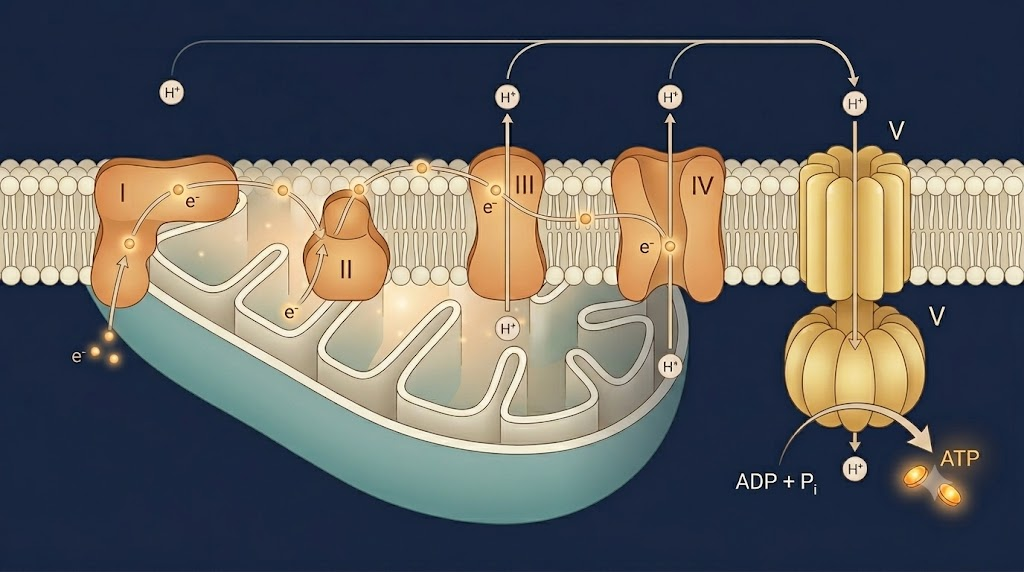
#> input picture VISUAL-LIBRARY/A high-resolution scientific illustration of a mitochondrion cross-section showing inner membrane cristae structure and ATP productio.jpg, 1024 x 572 px; its folder holds only this picture in this run
$ python make_visual_library_sheet_to_output.py
#> lines starting #> are read from the running program, lines starting #| are printed output that depends on the picture
from pathlib import Path
import math

from PIL import Image, ImageOps, ImageDraw, ImageFont


def main() -> None:
    folder = Path(r"D:\CODEX\LAUCH VERSION\VISUAL-LIBRARY")
    files = sorted([p for p in folder.iterdir() if p.is_file()])

    thumb_w, thumb_h = 320, 220
    label_h = 42
    cols = 4
    rows = math.ceil(len(files) / cols)
    pad = 18

    sheet_w = cols * thumb_w + (cols + 1) * pad
    sheet_h = rows * (thumb_h + label_h) + (rows + 1) * pad
    sheet = Image.new("RGB", (sheet_w, sheet_h), "white")
#> sheet: PIL image 1370x298 RGB; every value is 255
    draw = ImageDraw.Draw(sheet)
    font = ImageFont.load_default()

    for idx, path in enumerate(files):
        try:
            img = Image.open(path).convert("RGB")
#> img is the input picture: PIL image 1024x572 RGB; mean R, G, B 98.2, 97.8, 96.8
        except Exception:
            continue

        thumb = ImageOps.contain(img, (thumb_w, thumb_h))
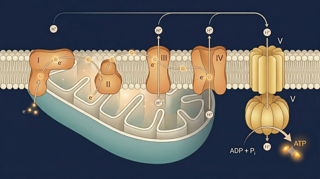
#> thumb: PIL image 320x179 RGB; mean R, G, B 98.2, 97.8, 96.7
        cell_x = pad + (idx % cols) * (thumb_w + pad)
        cell_y = pad + (idx // cols) * (thumb_h + label_h + pad)
        x = cell_x + (thumb_w - thumb.width) // 2
#> x = 18
        y = cell_y + (thumb_h - thumb.height) // 2
#> y = 38
        sheet.paste(thumb, (x, y))
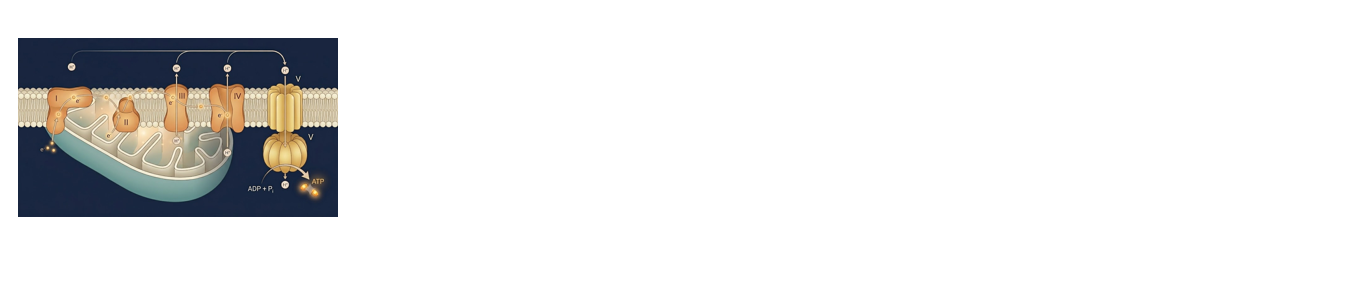
#> sheet: PIL image 1370x298 RGB; mean R, G, B 233, 232.9, 232.8
        draw.rectangle(
            [cell_x, cell_y, cell_x + thumb_w, cell_y + thumb_h + label_h],
            outline="gray",
            width=1,
        )
        label = path.name
        if len(label) > 32:
            label = label[:29] + "..."
        draw.text((cell_x + 4, cell_y + thumb_h + 4), label, fill="black", font=font)

    out_dir = Path(r"D:\CODEX\LAUCH VERSION\output")
    out_dir.mkdir(parents=True, exist_ok=True)
    out = out_dir / "visual-library-contact-sheet.jpg"
    sheet.save(out, quality=92)
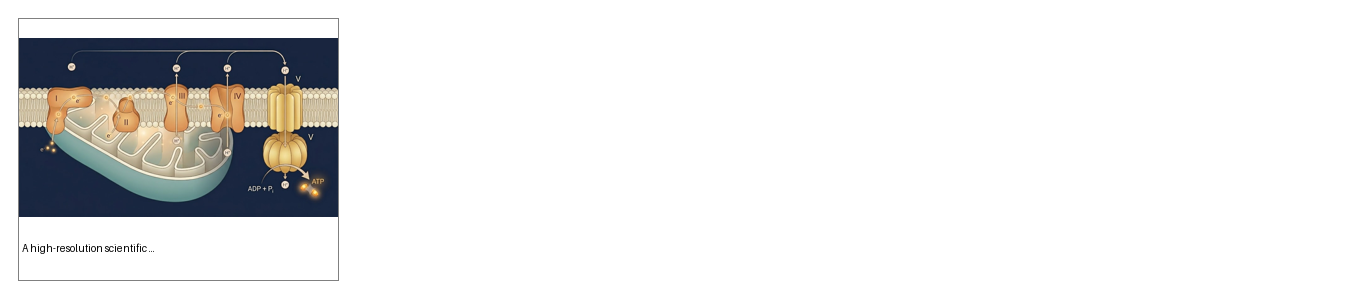
#> saved as visual-library-contact-sheet.jpg: PIL image 1370x298 RGB; mean R, G, B 232.5, 232.5, 232.3
    print(out)


if __name__ == "__main__":
    main()

$ run again, on VISUAL-LIBRARY/Sleep Hero.webp
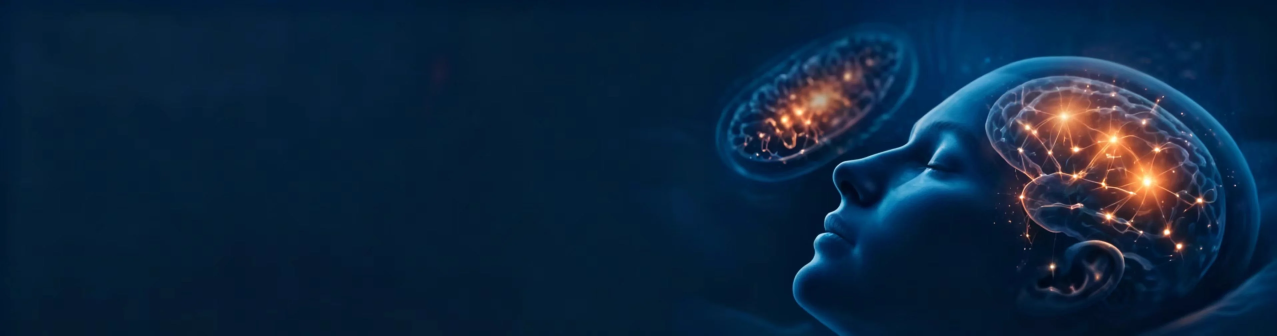
#> input picture VISUAL-LIBRARY/Sleep Hero.webp, 3831 x 1007 px (shown at 1/3 size)
#> in main, img is the input picture: PIL image 3831x1007 RGB; mean R, G, B 13.3, 37.7, 63.1
#> in main, `thumb = ImageOps.contain(img, (thumb_w, thumb_h))`:
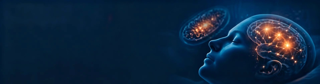
#> thumb: PIL image 320x84 RGB; mean R, G, B 13.3, 37.7, 63.1
#> in main, `sheet.save(out, quality=92)`:
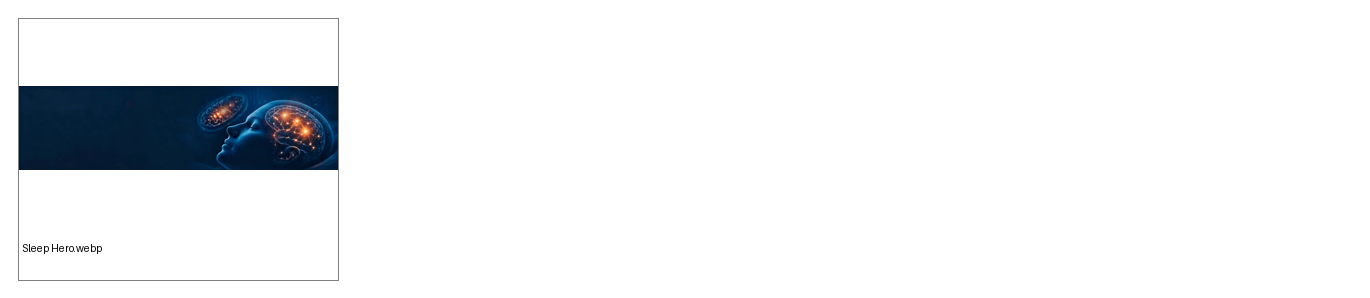
#> saved as visual-library-contact-sheet.jpg: PIL image 1370x298 RGB; mean R, G, B 238.7, 240.3, 241.9

$ run again, on VISUAL-LIBRARY/THE SCIENCE OF SLEEP YOUR BODY'S ENERGY FACTORY.jpg
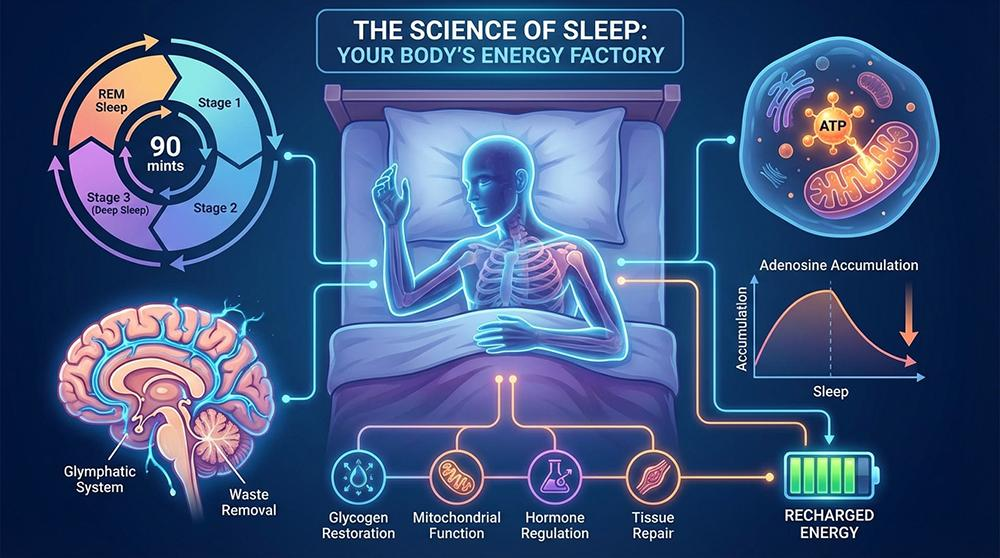
#> input picture VISUAL-LIBRARY/THE SCIENCE OF SLEEP YOUR BODY'S ENERGY FACTORY.jpg, 1000 x 558 px
#> in main, img is the input picture: PIL image 1000x558 RGB; mean R, G, B 59.2, 82, 123.8
#> in main, `thumb = ImageOps.contain(img, (thumb_w, thumb_h))`:
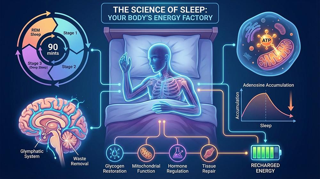
#> thumb: PIL image 320x179 RGB; mean R, G, B 59.2, 81.9, 123.8
#> in main, `sheet.save(out, quality=92)`:
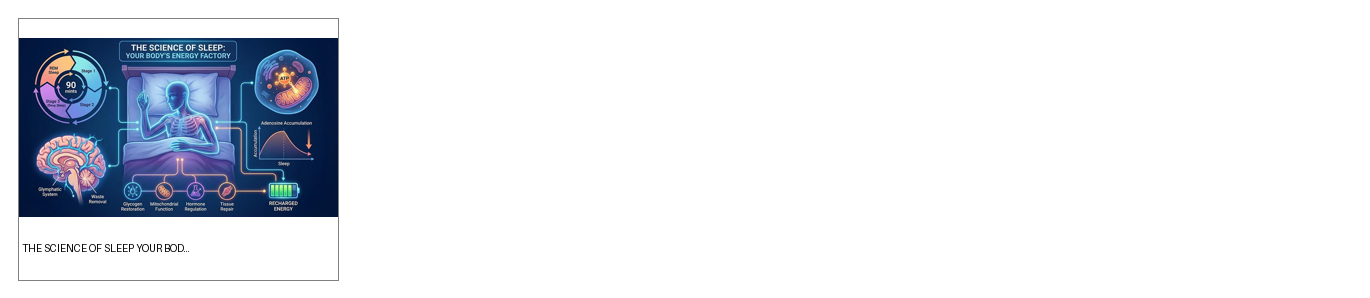
#> saved as visual-library-contact-sheet.jpg: PIL image 1370x298 RGB; mean R, G, B 227, 230.2, 236.1

$ run again, on VISUAL-LIBRARY/A scientific illustration showing three interconnected aspects of mitochondrial function.jpg
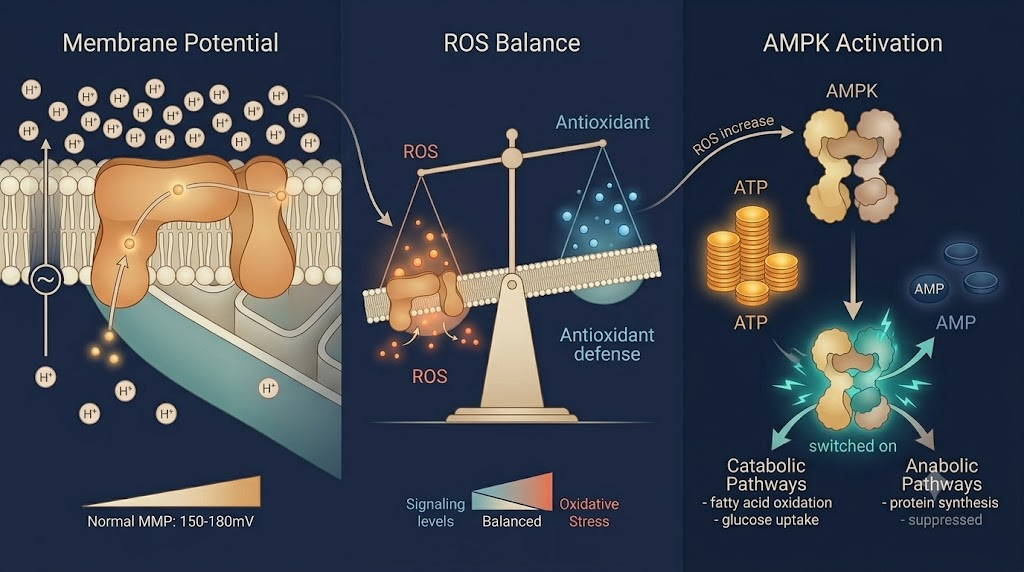
#> input picture VISUAL-LIBRARY/A scientific illustration showing three interconnected aspects of mitochondrial function.jpg, 1024 x 572 px
#> in main, img is the input picture: PIL image 1024x572 RGB; mean R, G, B 65.5, 71, 81.3
#> in main, `thumb = ImageOps.contain(img, (thumb_w, thumb_h))`:
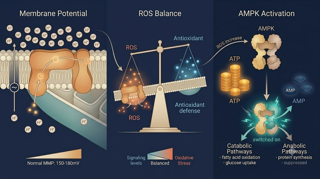
#> thumb: PIL image 320x179 RGB; mean R, G, B 65.5, 71, 81.3
#> in main, `sheet.save(out, quality=92)`:
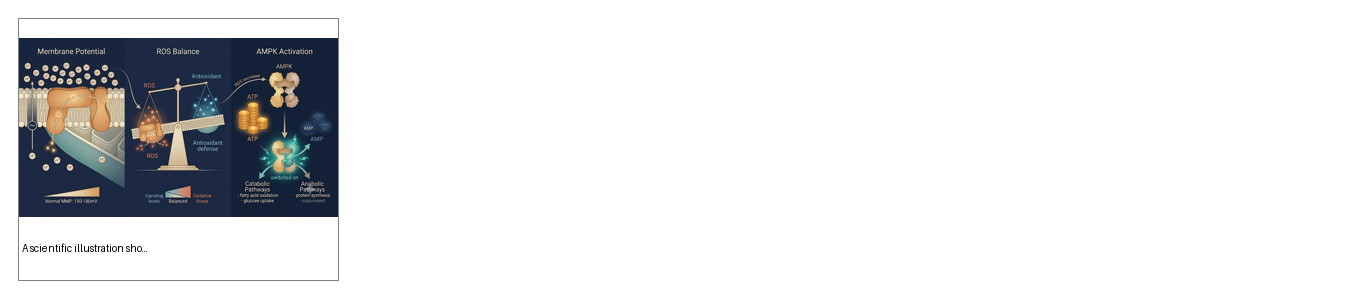
#> saved as visual-library-contact-sheet.jpg: PIL image 1370x298 RGB; mean R, G, B 228, 228.7, 230.2
